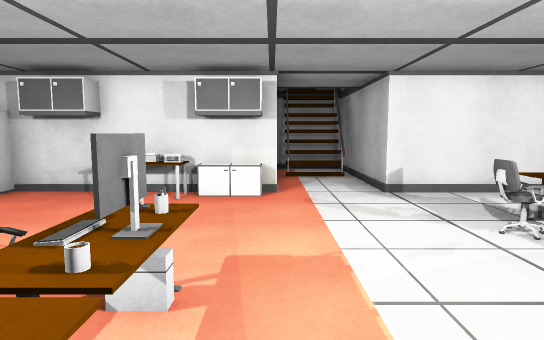
View 1 (above)

13 first-person views from a walk through a 3-D level made in the Unity game engine. The camera is 1.5 m above the floor, tilts 6° down and sees 75° across. The floor is counted in squares, 1 m on a side. Each view is taken from the middle of a square. On the plan, view 1 faces up. The plan holds only what a view shows up to about 16 squares ahead; the rest is blank. The place goes on beyond the plan. The player character is not drawn.

View 2
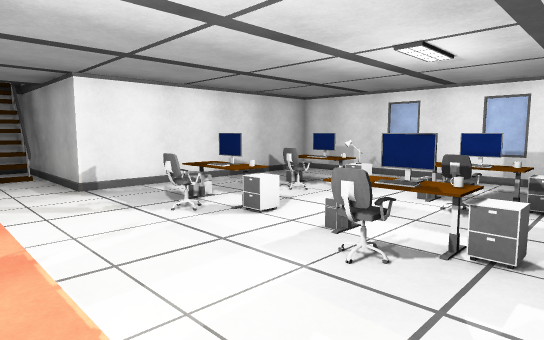

View 3
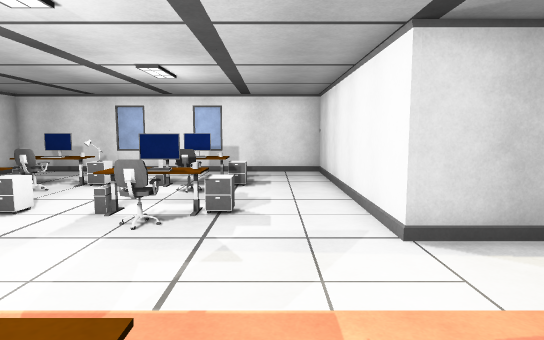

View 4
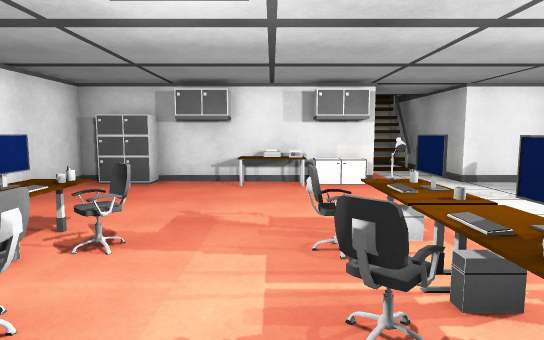

View 5
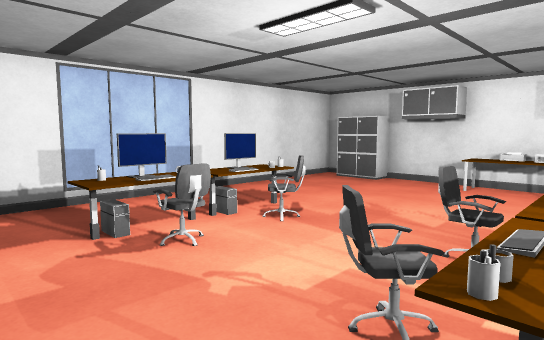

View 6
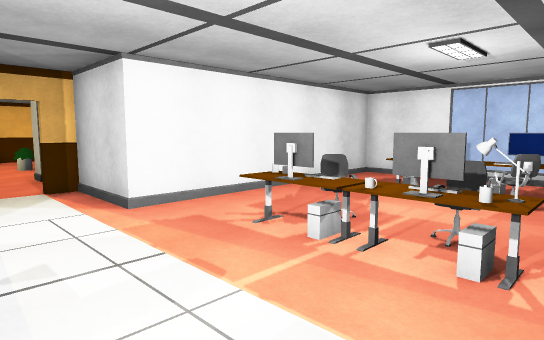

View 7
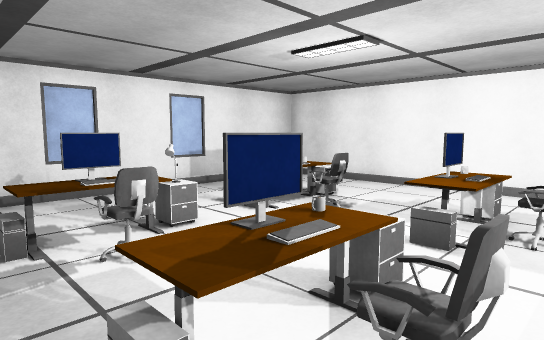

View 8
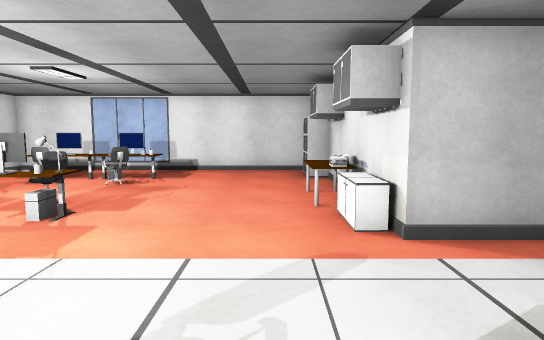

View 9
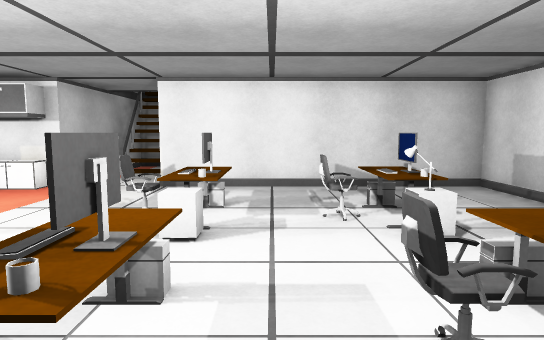

View 10
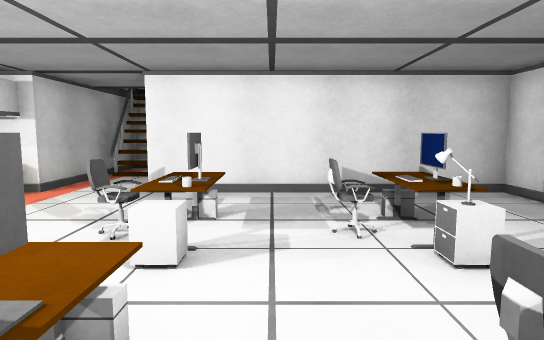

View 11
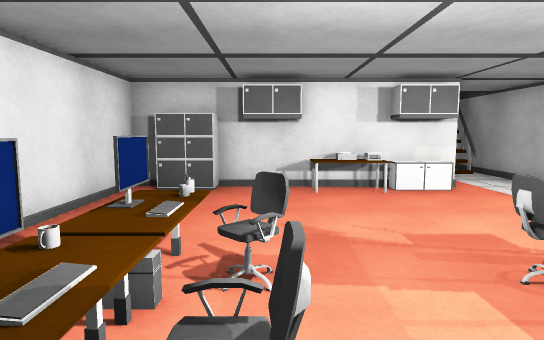

View 12
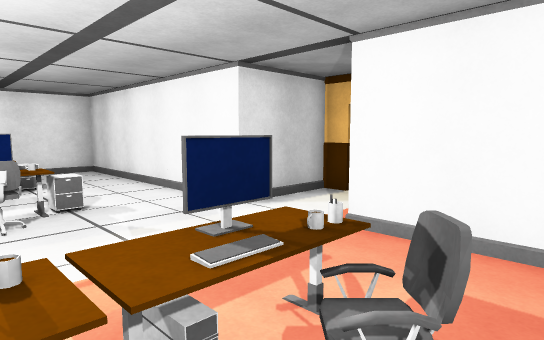

View 13
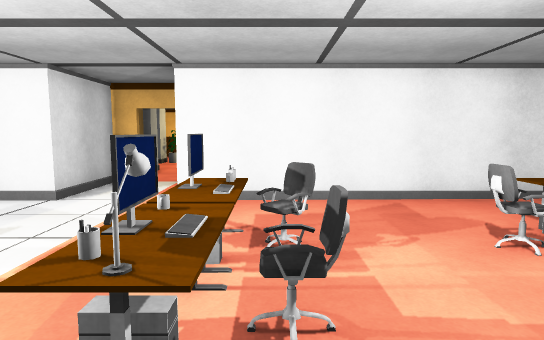

### Floor plan
Points are (right, up) in squares from view 1. A wall is a line through its corners. A room is listed if a view was taken in it or the views show most of it. See-through windows are left out.
Room 1 (views 1, 2, 3, 4, 5, 6, 7, 8, 9, 10, 11, 12, 13)
walls: (2.4, 12.2) (2.4, 14.3) (0.6, 14.3) (0.6, 12.2); (-8.1, 8.9) (-8.9, 8.9) (-8.9, -2.9) (0.1, -2.9) (0.1, -5.9) (0.9, -5.9); (2.5, 13.7) (0.5, 13.7); (2.4, 14) (0.6, 14); (2.9, 14.9) (0.1, 14.9) (0.1, 8.9) (-6.5, 8.9); (2, -5.9) (2.9, -5.9) (2.9, -2.9) (11.9, -2.9) (11.9, 8.9) (2.9, 8.9) (2.9, 13.4)
ways out: gap at (1.5, -6)
objects: cabinet (-8, 8) to (-7, 9); other object (-7, 0) to (-7, 1); other object (-7, 2) to (-7, 3); keyboard (-6, 0); mug (-6, 1); keyboard (-6, 2); other object (-6, 3); other object (-6, 4); chair (-5, 0) to (-5, 1); chair (-5, 2) to (-5, 3); other object (-4, 8); other object (-3, 8) to (-3, 9); chair (-2, 0) to (-2, 1); chair (-2, 2) to (-2, 3); cabinet (-2, 8) to (-1, 9); other object (-1, -1); mug (-1, 0); keyboard (-1, 1); mug (-1, 2); monitor (-1, 3); chair (3, 1) to (4, 1); chair (3, 5) to (4, 5); other object (4, 2); other object (4, 6); cabinet (5, 0); monitor (5, 1); cabinet (5, 4); monitor (5, 5); mug (6, 1); mug (6, 5); chair (7, 1); chair (7, 5); cabinet (8, 0); other object (8, 1); other object (8, 3); cabinet (8, 4); other object (8, 5); monitor (9, 1); other object (9, 2); monitor (9, 5); other object (9, 6)

Where each view was taken, in squares from view 1:
view 1: 0 up, 0 right, facing up
view 2: 1 down, 0 right, facing up-right
view 3: 1 down, 2 left, facing right
view 4: 2 down, 3 left, facing up
view 5: 2 down, 1 left, facing up-left
view 6: 4 up, 3 right, facing down-left
view 7: 7 up, 3 right, facing down-right
view 8: 7 up, 5 right, facing left
view 9: 1 down, 6 right, facing up
view 10: 0 up, 6 right, facing up
view 11: 1 down, 5 left, facing up
view 12: 2 up, 3 left, facing down-right
view 13: 5 up, 2 left, facing down
